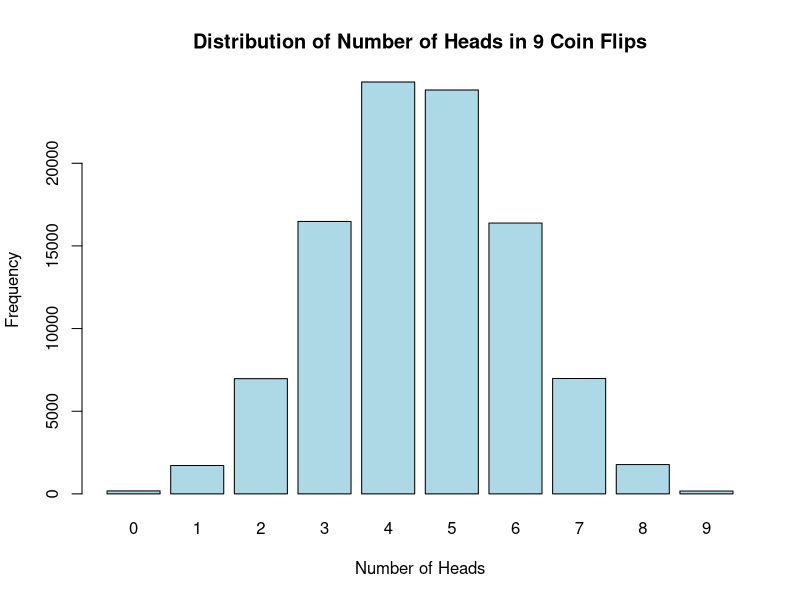
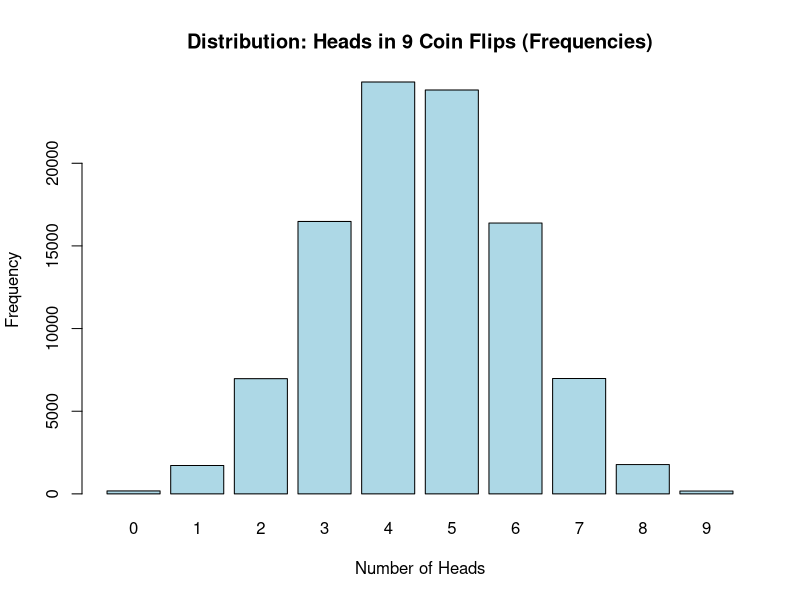
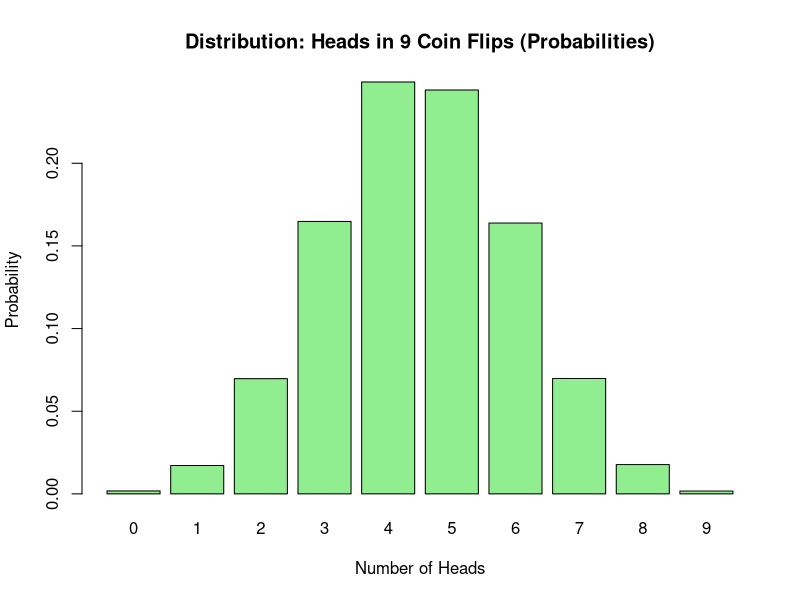

Here is the R script that generated these plots, in order:
## ---- chunk 1
# Set seed for reproducibility
set.seed(123)

# Number of trials
num_trials <- 100000

# Number of coin flips per trial
num_flips <- 9

# Probability of getting a head (for a fair coin)
prob_head <- 0.5

# Simulate the trials
results <- rbinom(num_trials, num_flips, prob_head)

# Summarize the results
summary_table <- table(results)

# Print the summary table
print(summary_table)

# Optional: Plot the distribution of the results
barplot(summary_table, main="Distribution of Number of Heads in 9 Coin Flips",
        xlab="Number of Heads", ylab="Frequency", col="lightblue", border="black")

## ---- chunk 2
# Convert frequencies to probabilities
probabilities <- summary_table / num_trials

# Bar plot for frequencies
barplot(summary_table, 
        main="Distribution: Heads in 9 Coin Flips (Frequencies)",
        xlab="Number of Heads", ylab="Frequency", 
        col="lightblue", border="black")

# Bar plot for probabilities
barplot(probabilities, 
        main="Distribution: Heads in 9 Coin Flips (Probabilities)",
        xlab="Number of Heads", ylab="Probability", 
        col="lightgreen", border="black")
## ---- chunk 3

